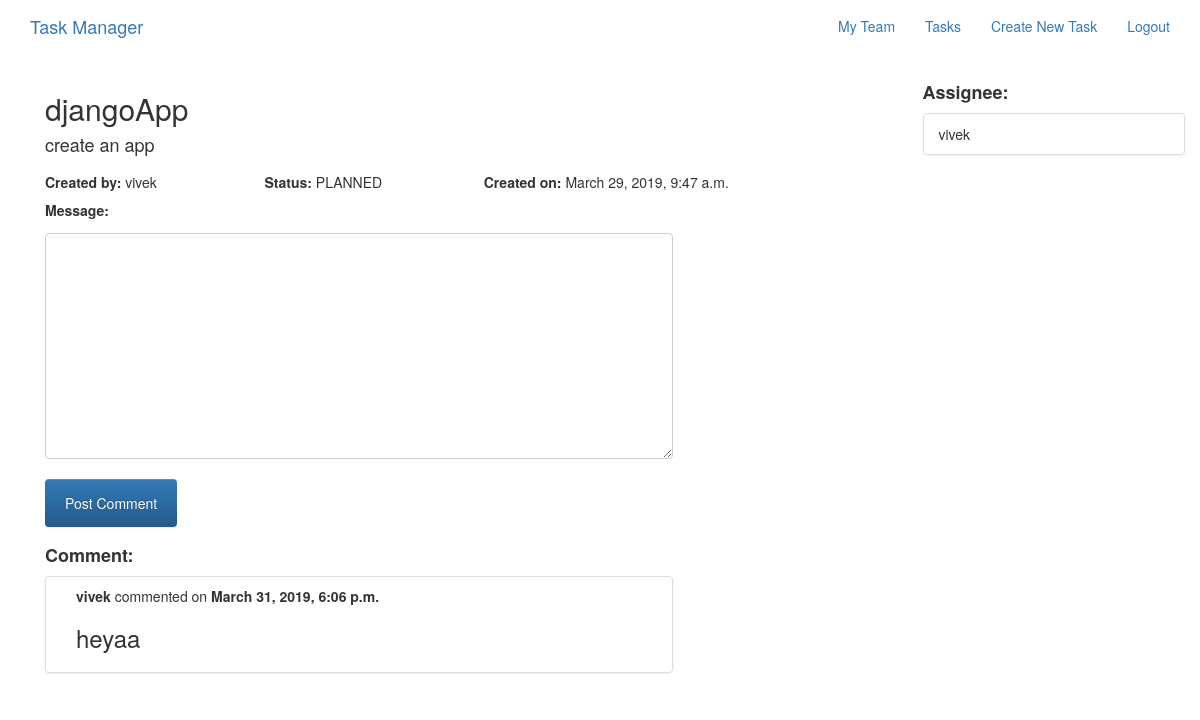
The app's page /tasks/about/djangoapp/ (signed in), older data.
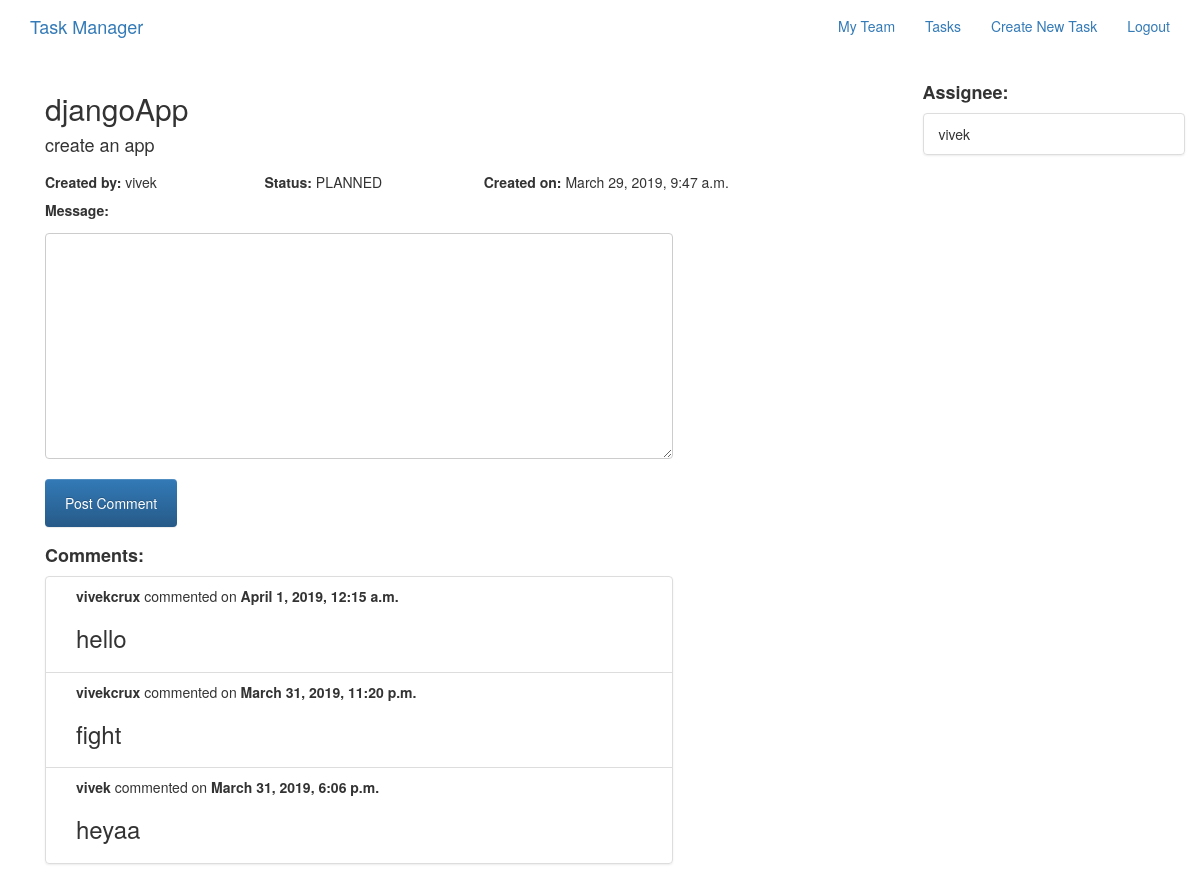
The same page, newer data.
### tasks/models.py (models this page shows, shortened)
class Comment(models.Model):
    message = models.TextField(unique=False)
    user = models.ForeignKey(User,related_name="user_comments",on_delete=models.CASCADE)
    task = models.ForeignKey(Task,related_name="task_comments",on_delete=models.CASCADE)
    slug = models.SlugField(allow_unicode=True,unique=True)
    created_at = models.DateTimeField(auto_now=True)
    class Meta:
        ordering = ["-created_at"]

class Task(models.Model):
    title = models.CharField(max_length=255,unique=True)
    description = models.TextField(blank=True,default='')
    STATUS_CHOICES = (
        ("PLANNED", "Planned"),
        ("INPROGRESS", "Inprogress"),
        ("DONE", "Done"),
    )
    status = models.CharField(max_length=10,
                              choices=STATUS_CHOICES,
                              default="PLANNED")
    slug = models.SlugField(allow_unicode=True,unique=True)
    creator = models.ForeignKey(User,related_name="tasks",on_delete=models.CASCADE)
    created_at = models.DateTimeField(auto_now=True)
    assignees = models.ManyToManyField(User,through="TaskAssignees")
    class Meta:
        ordering = ["-created_at"]

### tasks/views.py (the view)
# urls.py: url(r"^about/(?P<slug>[-\w]+)/$",views.TaskDetail.as_view(),name="single"),
class TaskDetail(LoginRequiredMixin,generic.DetailView):
    model = Task
    def get_context_data(self, **kwargs):
        context = super(TaskDetail, self).get_context_data(**kwargs)
        context['comment_form'] = CommentForm
        context['assign_task_form'] = AssignTaskForm
        return context

### teams/templatetags/team_tags.py (called while the page is built)
@register.simple_tag(takes_context=True)
def getteam(context):
    try:
        request = context['request']
        user = User.objects.get(username=request.user.username)
        team = user.members.team
    except ObjectDoesNotExist:
        team = None
    return team

### tasks/templates/tasks/task_detail.html (shortened to what this page needs)
{% extends "tasks/task_base.html" %}
{% load tz %}
{% block task_content %}
{% if task.creator == request.user or task.creator.members.team == request.user.members.team %}
<div class="col-md-9">
  <h2>
    {{ task.title }}
  </h2>
  <h4>{{ task.description }}</h4>
  <div class="row">
    <div class="col-md-3">
      <h5><strong>Created by: </strong>{% if request.user == task.creator %}You{% else %}{{ task.creator }}{% endif %}</h5>
    </div>
    <div class="col-md-3">
      <h5><strong>Status: </strong>{{ task.status }}</h5>
    </div>
    <div class="col-md-6">
      <h5><strong>Created on: </strong>{{ task.created_at|localtime }}</h5>
    </div>
  </div>
<div class="row">
  <div class="col-md-9">
    <form action="{% url 'tasks:comment' slug=task.slug username=request.user %}" method="POST">
      {{ comment_form }}
      <input type="submit" name="" value="Post Comment" class="btn btn-primary btn-large">
    </form>
  </div>
  <div class="col-md-9">
    <h4>
    {% if task.task_comments.count > 0 %}
    <strong>Comment{{ task.task_comments.count|pluralize }}:</strong>
    {% endif %}
    </h4>
    <div class="list-group">
      {% for comment in task.task_comments.all %}
      <div class="list-group-item">
        <div class="list-group-item-text container-fluid">
          <div class="row">
            <div class="col-md-12">
              <strong>{{ comment.user }}</strong> commented on <strong>{{ comment.created_at|localtime }}</strong>
            </div>
            <div class="col-md-12">
                <h3>{{ comment.message }}</h3>
            </div>
          </div>
        </div>
      </div>
      {% endfor %}
    </div>
  </div>
</div>
</div>
<div class="col-md-3">
    <h4>
      <strong>Assignee{{ task.assignees.count|pluralize }}:</strong>
    </h4>
    <div class="list-group">
      {% for assignee in task.assignees.all %}
      <div class="list-group-item">
        {{ assignee }}
      </div>
      {% endfor %}
    </div>
</div>
{% else %}
<h1>You are not authorized to view this task</h1>
{% endif %}
{% endblock %}

Row changes from the older to the newer data that the page shows:
added Comment: user "vivekcrux", created_at "April 1, 2019, 12:15 a.m.", message "hello"
added Comment: user "vivekcrux", created_at "March 31, 2019, 11:20 p.m.", message "fight"
